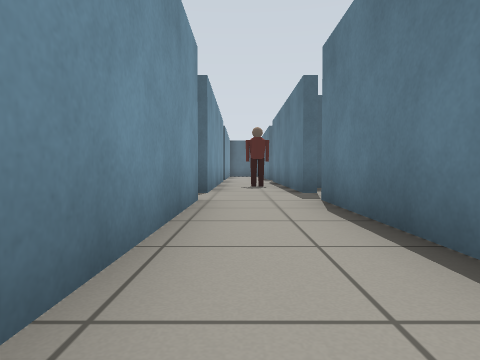
view 1 (above)

12 first-person views from a walk through a robot-simulator world made for Gazebo. The camera is 0.5 m above the floor, tilts 2° down and sees 75° across. The floor is counted in squares, 1 m on a side. Each view is taken from the middle of a square. On the plan, view 1 faces up. The plan holds only what a view shows up to about 9 squares ahead; the rest is blank. Simple shapes stand in for some stock models.

view 2
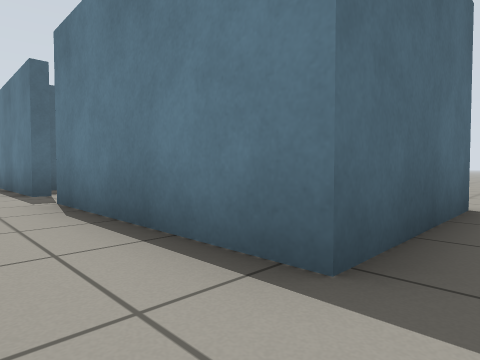

view 3
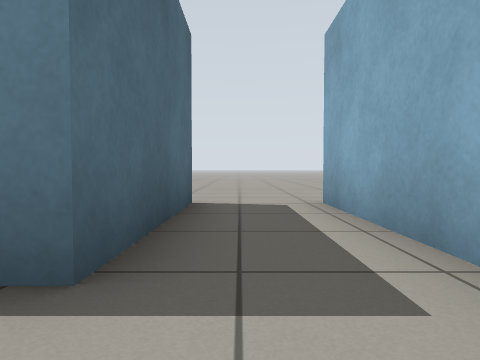

view 4
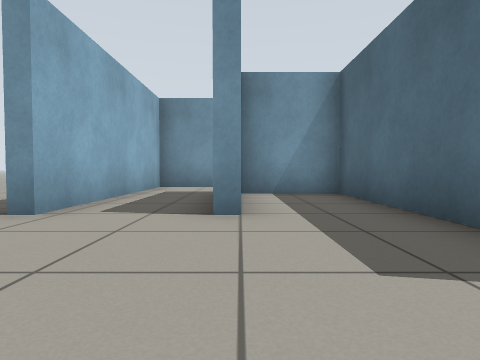

view 5
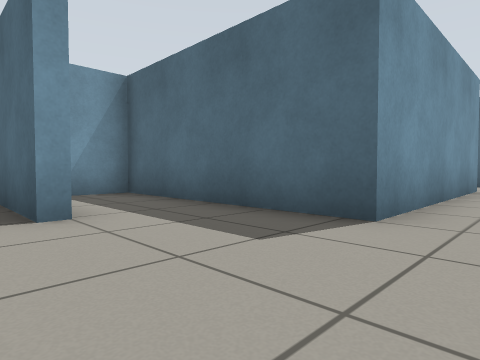

view 6
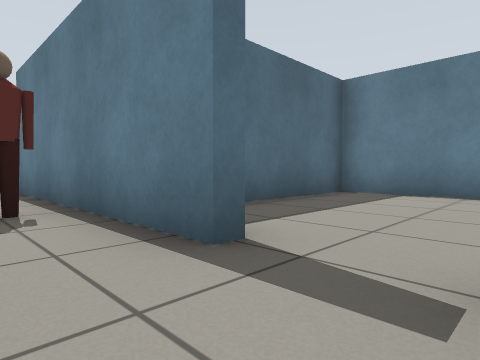

view 7
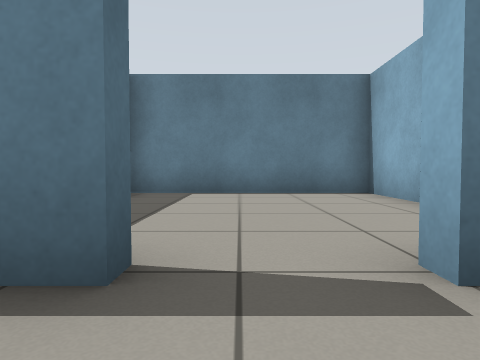

view 8
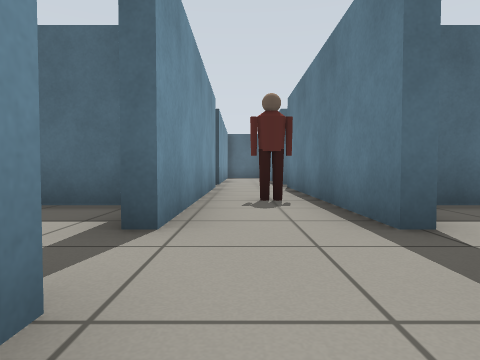

view 9
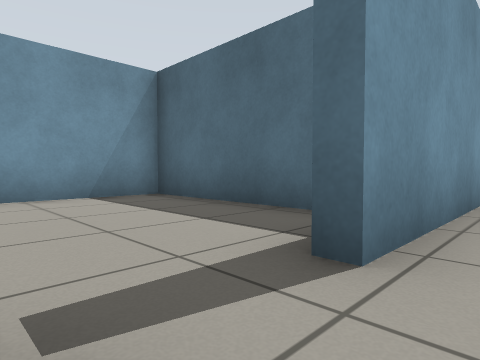

view 10
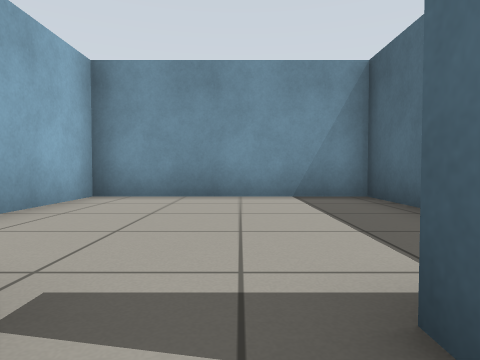

view 11
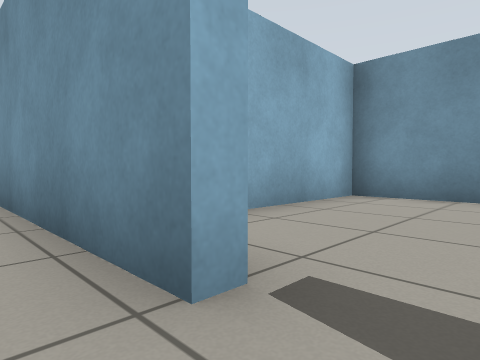

view 12
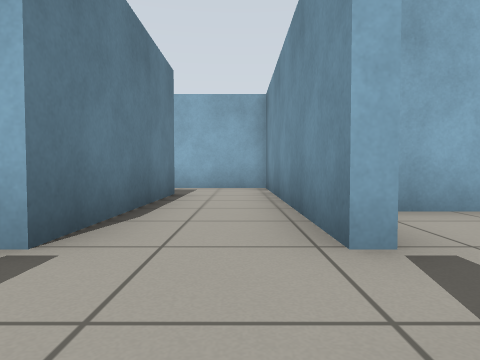

### Floor plan
Ten units are one square. View 1 is at (0, 0); x grows to the right and y downward. Boxes are objects, and circles mark ways between rooms. Rooms are numbered by the first view taken in them; rooms with no view inside come last. Other rooms are left out.
<svg viewBox="-62 -91 135 121">
<path fill="none" stroke="#000" d="M-7 -51 -7 12 46 12M18 -66 13 -66 13 -85M46 -7 13 -7 13 -51M-7 -84 -7 -65M46 -11 46 -7M46 12 46 16M68 -86 68 -30 16 -30 16 -10M46 -33 65 -33 65 -83 20 -83M-16 -83 -57 -83 -57 -33 -18 -33"/>
<circle cx="40" cy="0" r="3" fill="#2a7"/>
<circle cx="10" cy="-60" r="3" fill="#2a7"/>
<circle cx="-10" cy="-60" r="3" fill="#2a7"/>
<text x="0" y="-30">1</text>
<text x="60" y="-10">2</text>
<text x="40" y="-60">3</text>
<text x="-30" y="-60">4</text>
</svg>
Room 1 opens to room 2. Room 1 opens to room 3. Room 1 opens to room 4.

Where each view was taken, in squares from view 1:
view 1: 0 up, 0 right, facing up
view 2: 0 up, 0 right, facing up-right
view 3: 0 up, 0 right, facing right
view 4: 1 up, 8 right, facing left
view 5: 0 up, 8 right, facing up-left
view 6: 5 up, 0 right, facing up-right
view 7: 6 up, 0 right, facing right
view 8: 4 up, 0 right, facing up
view 9: 5 up, 0 right, facing up-left
view 10: 6 up, 0 right, facing left
view 11: 6 up, 0 right, facing down-left
view 12: 7 up, 0 right, facing down
